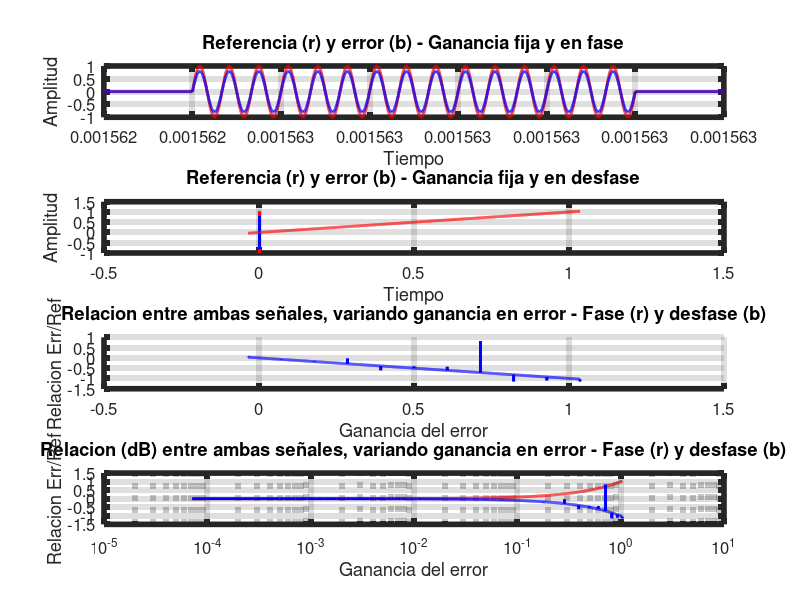

Here is the MATLAB script that generated this plot:
#!/usr/bin/octave

%% just octave
pkg load signal;
pkg load control;

%% constants
fs        = 10e9;               % sample frequency
t1        = 1.562400e-3;
t2        = 1.563100e-3;
ref_amp   = 1;
err_amp   = 1;
ref_pha   = 0.0 * ( pi / 180 );
err_pha   = 0.0 * ( pi / 180 );
ref_fre   = 30e6;
err_fre   = 30e6;
p_fre     = 640;                % pulse frequency
p_dut     = 0.032;              % pulse duty: Ton = 0.5 us

%% dependent constants
T         = ( 1 / p_fre ) * 2; 
dT        = 1 / fs;
t         = ( t1 : dT : t2 );
N         = size( t, 2 );
df        = fs / N;
f         = -fs / 2 : df : fs / 2 - df;

%% pulse generation
pulse     = square( 2 * pi * p_fre * t, p_dut ) >= 0;

%% signal generation
ref_s     = ref_amp * [ pulse .* sin( 2 * pi * ref_fre * t + ref_pha ) ];
err_s     = err_amp * [ pulse .* sin( 2 * pi * err_fre * t + err_pha ) ];
err_s_dp  = err_amp * [ pulse .* sin( 2 * pi * err_fre * t + err_pha + pi ) ]; # error desfasado

%% signal quotient
amp_var   = ( -0.25 : 1.5 / ( N - 1 ) : 1.25 );
quo_s     = ( amp_var .* err_s ) ./ ref_s;
quo_s_dp  = ( amp_var .* err_s_dp ) ./ ref_s;

%% plot
all_plots = 1;
hfigure = figure( 'Color', 'w' );
cols    = 1;
if( all_plots )
  rows  = 4;
else
  rows  = 2;
endif
subplot( rows, cols, 1 ); ##
if( all_plots )
  plt_1 = plot( t, ref_s, "linewidth", 2, 'r' );
  grid on;
  hold;
  plt_2 = plot( t, err_s .* 0.8, "linewidth", 2, 'b' );
  set( gca, "linewidth", 4, "fontsize", 12)
  xlabel( 'Tiempo' );
  ylabel( 'Amplitud' );
  title( 'Referencia (r) y error (b) - Ganancia fija y en fase' );
  subplot( rows, cols, 2 ); ##
  plt_3 = plot( t, ref_s, "linewidth", 2, 'r' );
  grid on;
  hold;
  plt_4 = plot( t, err_s_dp .* 0.8 , "linewidth", 2, 'b' );
  set( gca, "linewidth", 4, "fontsize", 12)
  xlabel( 'Tiempo' );
  ylabel( 'Amplitud' );
  title( 'Referencia (r) y error (b) - Ganancia fija y en desfase' );
endif
plt_5 = plot( amp_var, quo_s, "linewidth", 2, 'r' );
subplot( rows, cols, rows - 1 ); ##
grid on;
hold
plt_6 = plot( amp_var, quo_s_dp, "linewidth", 2, 'b' );
grid on;
set( gca, "linewidth", 4, "fontsize", 12)
xlabel( 'Ganancia del error' );
ylabel( 'Relacion Err/Ref' );
title( 'Relacion entre ambas señales, variando ganancia en error - Fase (r) y desfase (b)' );
subplot( rows, cols, rows ); ##
plt_7 = semilogx( amp_var, quo_s, "linewidth", 2, 'r' );
grid on;
hold
plt_8 = semilogx( amp_var, quo_s_dp, "linewidth", 2, 'b' );
grid on;
set( gca, "linewidth", 4, "fontsize", 12)
xlabel( 'Ganancia del error' );
ylabel( 'Relacion Err/Ref' );
title( 'Relacion (dB) entre ambas señales, variando ganancia en error - Fase (r) y desfase (b)' );